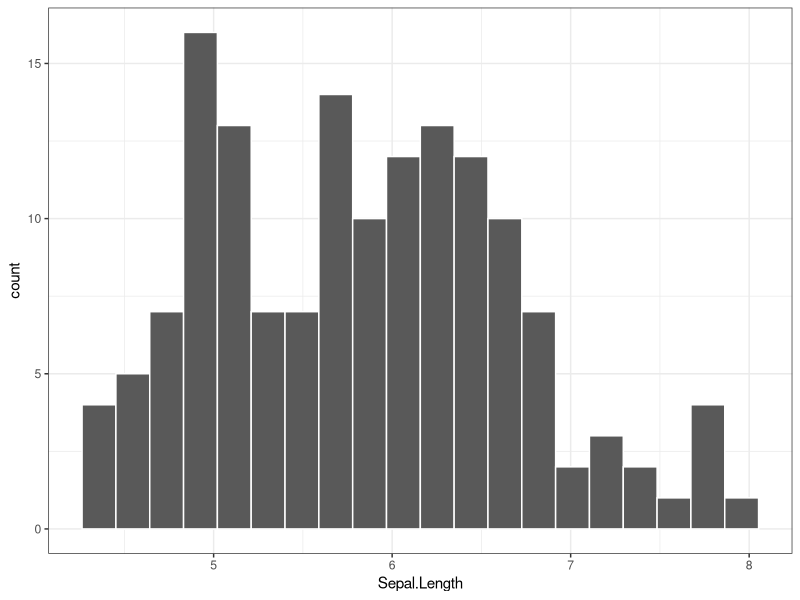

The R source for this figure:
## ---- chunk 1
knitr::opts_chunk$set(comment=NA)
options(width = 70)
## ---- chunk 2

## add additional libraries/packages here, as needed
## leaving the tidyverse as the last package loaded

library(tidyverse)

theme_set(theme_bw())
## ---- chunk 3
## if you want to load in a data set called namebeta.csv
## and then create a tibble from it called namealpha
## then uncomment the next line by removing the #

# namealpha <- read_csv("namebeta.csv") 
## ---- chunk 4
summary(iris)
## ---- chunk 5
ggplot(iris, aes(x = Sepal.Length)) +
  geom_histogram(bins = 20, col = "white")
## ---- chunk 6
sessionInfo()
